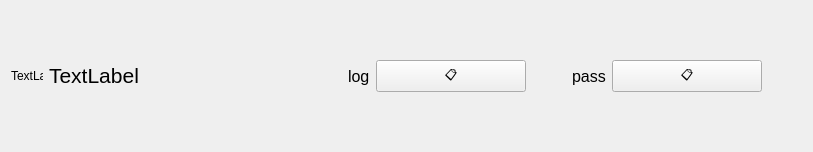
<?xml version="1.0" encoding="UTF-8"?>
<ui version="4.0">
 <class>ListItem</class>
 <widget class="QWidget" name="ListItem">
  <property name="geometry">
   <rect>
    <x>0</x>
    <y>0</y>
    <width>813</width>
    <height>152</height>
   </rect>
  </property>
  <property name="windowTitle">
   <string>Form</string>
  </property>
  <property name="styleSheet">
   <string notr="true">QWidget:hover { background-color: none}</string>
  </property>
  <layout class="QHBoxLayout" name="horizontalLayout">
   <item>
    <widget class="QLabel" name="iconKeys">
     <property name="maximumSize">
      <size>
       <width>32</width>
       <height>32</height>
      </size>
     </property>
     <property name="text">
      <string>TextLabel</string>
     </property>
    </widget>
   </item>
   <item>
    <widget class="QLabel" name="siteName">
     <property name="sizePolicy">
      <sizepolicy hsizetype="Maximum" vsizetype="Maximum">
       <horstretch>0</horstretch>
       <verstretch>0</verstretch>
      </sizepolicy>
     </property>
     <property name="font">
      <font>
       <pointsize>16</pointsize>
      </font>
     </property>
     <property name="text">
      <string>TextLabel</string>
     </property>
     <property name="alignment">
      <set>Qt::AlignCenter</set>
     </property>
    </widget>
   </item>
   <item>
    <spacer name="horizontalSpacer_2">
     <property name="orientation">
      <enum>Qt::Horizontal</enum>
     </property>
     <property name="sizeType">
      <enum>QSizePolicy::Expanding</enum>
     </property>
     <property name="sizeHint" stdset="0">
      <size>
       <width>40</width>
       <height>20</height>
      </size>
     </property>
    </spacer>
   </item>
   <item>
    <widget class="QLabel" name="logLabel">
     <property name="font">
      <font>
       <pointsize>12</pointsize>
      </font>
     </property>
     <property name="text">
      <string>log</string>
     </property>
    </widget>
   </item>
   <item>
    <widget class="QPushButton" name="copyLoginButton">
     <property name="minimumSize">
      <size>
       <width>150</width>
       <height>0</height>
      </size>
     </property>
     <property name="maximumSize">
      <size>
       <width>200</width>
       <height>32</height>
      </size>
     </property>
     <property name="text">
      <string>📋</string>
     </property>
    </widget>
   </item>
   <item>
    <spacer name="horizontalSpacer_3">
     <property name="orientation">
      <enum>Qt::Horizontal</enum>
     </property>
     <property name="sizeType">
      <enum>QSizePolicy::Minimum</enum>
     </property>
     <property name="sizeHint" stdset="0">
      <size>
       <width>40</width>
       <height>20</height>
      </size>
     </property>
    </spacer>
   </item>
   <item>
    <widget class="QLabel" name="label_2">
     <property name="font">
      <font>
       <pointsize>12</pointsize>
      </font>
     </property>
     <property name="text">
      <string>pass</string>
     </property>
    </widget>
   </item>
   <item>
    <widget class="QPushButton" name="copyPasswordButton">
     <property name="minimumSize">
      <size>
       <width>150</width>
       <height>0</height>
      </size>
     </property>
     <property name="maximumSize">
      <size>
       <width>32</width>
       <height>32</height>
      </size>
     </property>
     <property name="text">
      <string>📋</string>
     </property>
    </widget>
   </item>
   <item>
    <spacer name="horizontalSpacer">
     <property name="orientation">
      <enum>Qt::Horizontal</enum>
     </property>
     <property name="sizeType">
      <enum>QSizePolicy::Minimum</enum>
     </property>
     <property name="sizeHint" stdset="0">
      <size>
       <width>40</width>
       <height>20</height>
      </size>
     </property>
    </spacer>
   </item>
  </layout>
 </widget>
 <resources/>
 <connections/>
</ui>
